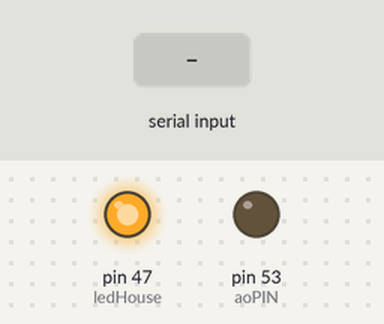
Recording of a sketch running on a simulated Arduino Mega 2560, built with avr-gcc and run on an emulated ATmega2560. On the bench: output pins drawn as LEDs (lit = HIGH). Inputs (shaded band) come from the test bench.

Above: at 1.2 s.
1.3 s: byte 30 received over Serial
At 2.5 s:
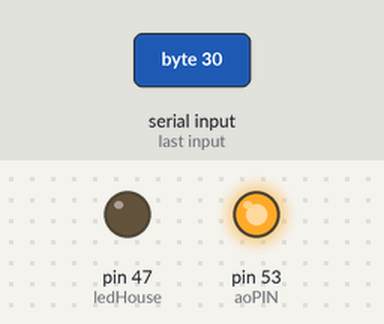
Timing chart, 0 to 4.3 s (numbered marks = the images above; inputs shaded):
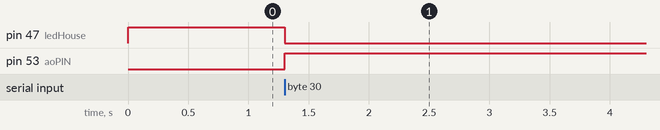

The sketch:

LaserOnOff.ino
```cpp
long int stimdur = 10000; //milliseconds duration of one stim bout
long int pause = 2000;
int PulseWidth = 10; //in ms
int Serialinput = -1;
int ledHouse = 47;
int aoPIN = 53;

void setup() {
  // put your setup code here, to run once:

  pinMode(ledHouse, OUTPUT);
  pinMode(aoPIN, OUTPUT);
  digitalWrite(ledHouse, HIGH);
  digitalWrite(aoPIN, LOW);
  Serial.begin(115200);
  Serial.println('\n');

}

void loop() {
  // put your main code here, to run repeatedly:

  while (Serialinput == -1) {
     Serialinput = Serial.read();
  }
  digitalWrite(ledHouse, LOW);
  digitalWrite(aoPIN, HIGH);
  delay(stimdur);

  digitalWrite(ledHouse, HIGH);
  digitalWrite(aoPIN, LOW);
  delay(pause);

  //Serialinput = -1;
}
```

Measured:
- after the input at 1.3 s, pin 47 (ledHouse): HIGH → LOW at once; pin 53 (aoPIN): LOW → HIGH at once
